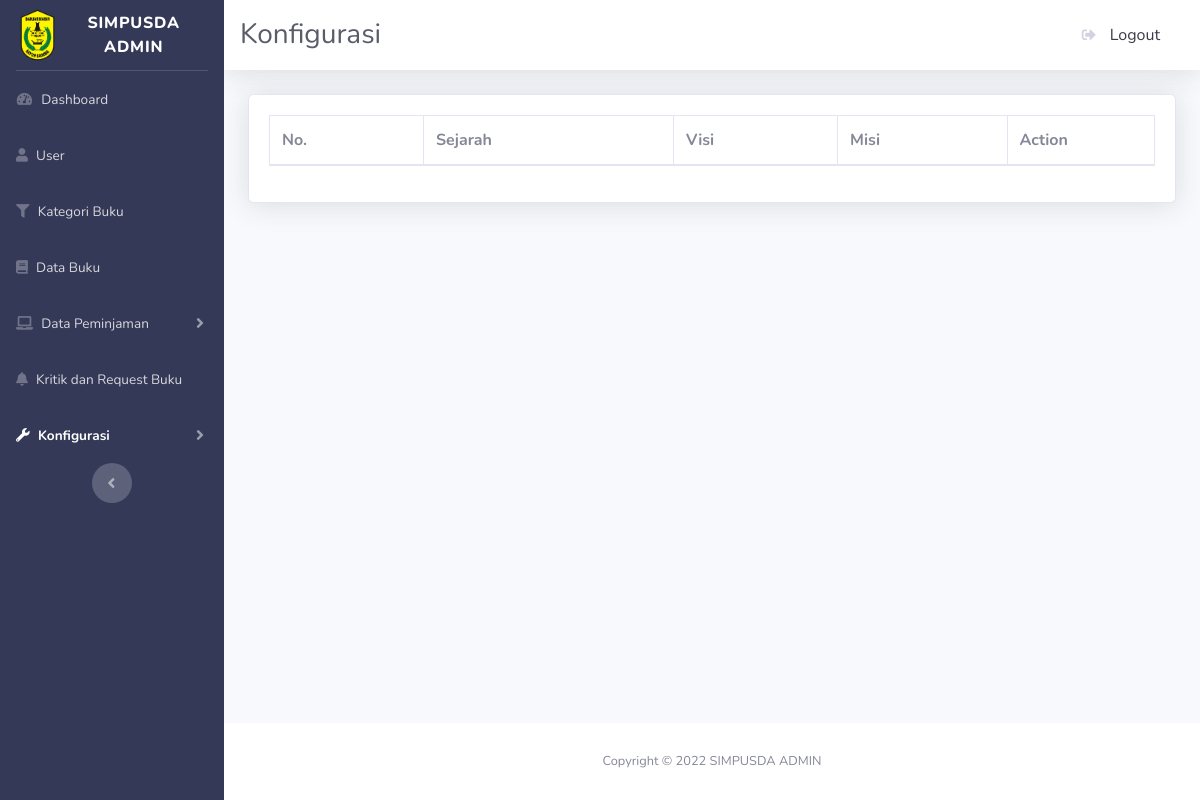
Before: /admin/tentang.php with the older database file.
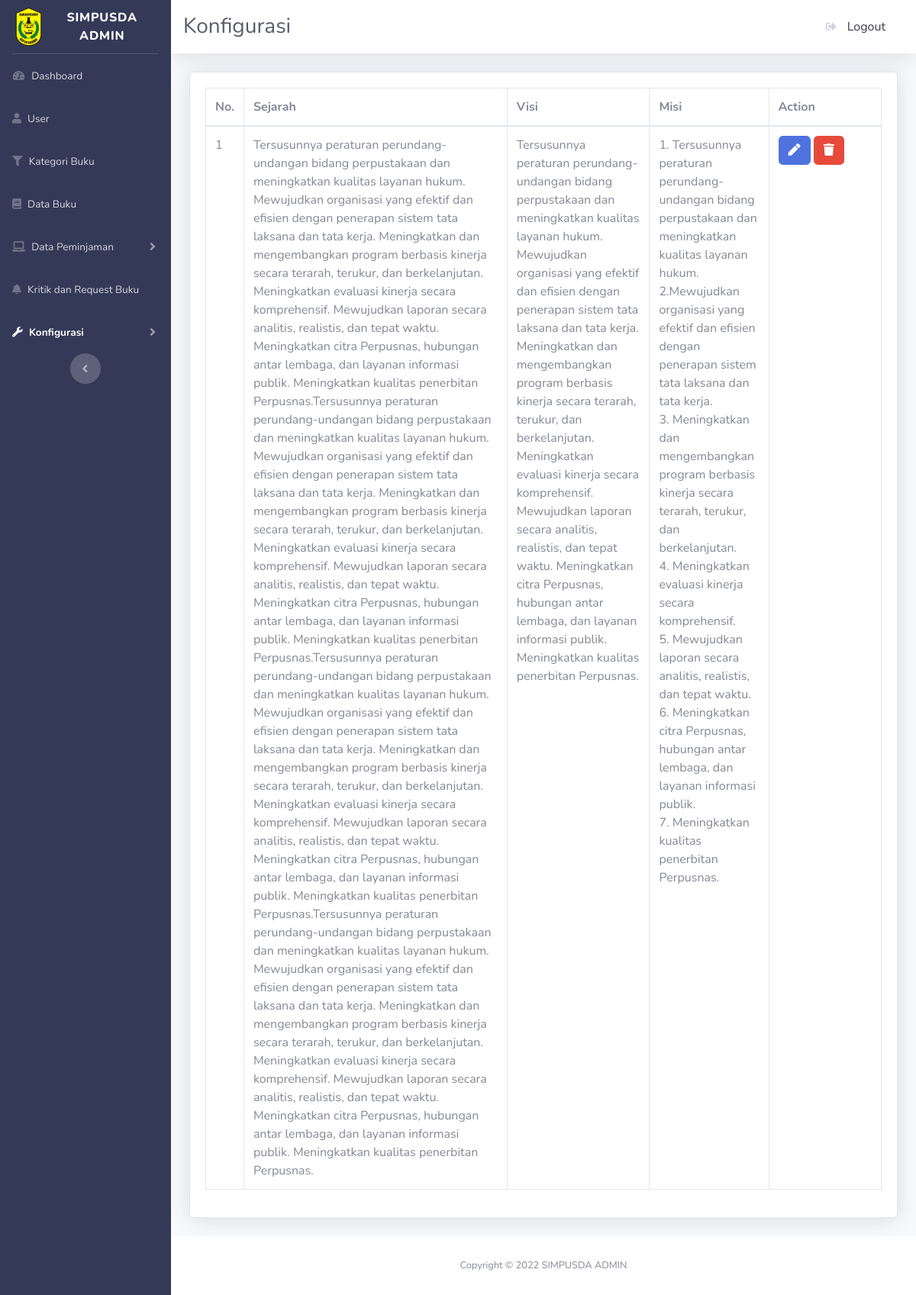
After: the same page with the newer database file.
### tables this page shows
CREATE TABLE `l_tentang` (
  `id` int(11) NOT NULL,
  `sejarah` text NOT NULL,
  `visi` text NOT NULL,
  `misi` text NOT NULL
);

### admin/tentang.php (the view, shortened to what the changed rows need)
<?php
include_once("config.php");
$stmt_tentang = $pdo_conn->prepare("SELECT * FROM l_tentang");
$stmt_tentang->execute();
$result_tentang = $stmt_tentang->fetchAll();
?>
<!DOCTYPE html>
<html lang="en">
<head>
    <link href="vendor/fontawesome-free/css/all.min.css" rel="stylesheet" type="text/css">
    <link href="css/sb-admin-2.min.css" rel="stylesheet">
    <link href="vendor/datatables/dataTables.bootstrap4.min.css" rel="stylesheet">
</head>
<body id="page-top">
    <div id="wrapper">
        <div id="content-wrapper" class="d-flex flex-column">
            <div id="content">
                <div class="container-fluid">
                    <div class="card shadow mb-4">
                        <div class="card-body">
                            <div class="table-responsive">
                                <table class="table table-bordered" id="dataTable" width="100%" cellspacing="0">
                                <thead>
                                        <tr>
                                          <th scope="col">No.</th>
                                          <th scope="col">Sejarah</th>
                                          <th scope="col">Visi</th>
                                          <th scope="col">Misi</th>
                                          <th class="col-2">Action</th>
                                        </tr>
                                      </thead>
                                      <tbody>
                                        <?php
                                        $no = 1;
                                          foreach($result_tentang as $user_data){
                                            echo "<tr>";
                                            echo "<td>".$no++."</td>";
                                            echo "<td>".$user_data['sejarah']."</td>";
                                            echo "<td>".$user_data['visi']."</td>";
                                            echo "<td>".$user_data['misi']."</td>";
                                            echo "<td>
                                            <a href='edittentang.php?id=$user_data[id]'><button class='btn btn-primary' title='Edit'>
                                            <i class ='fa fa-pen'></i></button></a>
                                            <a href='hapustentang.php?id=$user_data[id]' class ='confirmation'><button class='btn btn-danger' title='Hapus'>
                                            <i class ='fa fa-trash'></i></button></a>
                                            </td>
                                            </tr>";
                                          }
                                        ?>
                                    </tbody>
                                </table>
                            </div>
                        </div>
                    </div>
                </div>
            </div>
        </div>
    </div>
</body>
</html>

Changed rows visible on the page:
added l_tentang: sejarah "Tersusunnya peraturan perundang-undangan bidang perpustakaan dan meningkatkan kualitas layanan hukum. Mewujudkan organisasi yang efektif dan efisien dengan penerapan sistem tata laksana dan tata kerja. Meningkatkan dan mengembangkan program berbasis kinerja secara terarah, terukur, dan berkelanjutan. Meningkatkan evaluasi kinerja secara komprehensif. Mewujudkan laporan secara analitis, realistis, dan tepat waktu. Meningkatkan citra Perpusnas, hubungan antar lembaga, dan layanan informasi publik. Meningkatkan kualitas penerbitan Perpusnas.Tersusunnya peraturan perundang-undangan bidang perpustakaan dan meningkatkan kualitas layanan hukum. Mewujudkan organisasi yang efektif dan efisien dengan…", visi "Tersusunnya peraturan perundang-undangan bidang perpustakaan dan meningkatkan kualitas layanan hukum. Mewujudkan organisasi yang efektif dan efisien dengan penerapan sistem tata laksana dan tata kerja. Meningkatkan dan mengembangkan program berbasis kinerja secara terarah, terukur, dan berkelanjutan. Meningkatkan evaluasi kinerja secara komprehensif. Mewujudkan laporan secara analitis, realistis, dan tepat waktu. Meningkatkan citra Perpusnas, hubungan antar lembaga, dan layanan informasi publik. Meningkatkan kualitas penerbitan Perpusnas.", misi "1. Tersusunnya peraturan perundang-undangan bidang perpustakaan dan meningkatkan kualitas layanan hukum. 2.Mewujudkan organisasi yang efektif dan efisien dengan penerapan sistem tata laksana dan tata kerja. 3. Meningkatkan dan mengembangkan program berbasis kinerja secara terarah, terukur, dan berkelanjutan. 4. Meningkatkan evaluasi kinerja secara komprehensif. 5. Mewujudkan laporan secara analitis, realistis, dan tepat waktu. 6. Meningkatkan citra Perpusnas, hubungan antar lembaga, dan layanan informasi publik. 7. Meningkatkan kualitas penerbitan Perpusnas."
